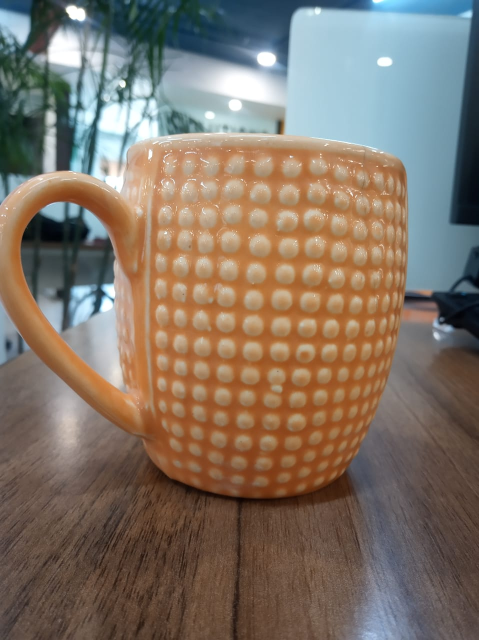
#> input picture 1.jpeg, 958 x 1280 px, found by its file name (shown at 1/2 size)
$ jupyter execute Color_map.ipynb
#> lines starting #> are read from the running program, lines starting #| are printed output that depends on the picture; after the words box and inside, x2 and y2 are one past the last pixel; in counts of white or black regions, pixels touching at a corner belong together
[cell 1]
import cv2
import numpy as np

def nothing(x):
    pass

# Load image
image = cv2.imread(r'C:\Users\MYTHRY\Desktop\1.jpeg')
#> image is the input picture: shape (1280, 958, 3); mean B, G, R 102.8, 115.5, 129
# Create a window
cv2.namedWindow('image')

# Create trackbars for color change
# Hue is from 0-179 for Opencv
cv2.createTrackbar('HMin', 'image', 0, 179, nothing)
#> slider 'HMin' is set to 35
cv2.createTrackbar('SMin', 'image', 0, 255, nothing)
#> slider 'SMin' is set to 51
cv2.createTrackbar('VMin', 'image', 0, 255, nothing)
#> slider 'VMin' is set to 51
cv2.createTrackbar('HMax', 'image', 0, 179, nothing)
#> slider 'HMax' is set to 179
cv2.createTrackbar('SMax', 'image', 0, 255, nothing)
#> slider 'SMax' is set to 255
cv2.createTrackbar('VMax', 'image', 0, 255, nothing)
#> slider 'VMax' is set to 255

# Set default value for Max HSV trackbars
cv2.setTrackbarPos('HMax', 'image', 179)
cv2.setTrackbarPos('SMax', 'image', 255)
cv2.setTrackbarPos('VMax', 'image', 255)

# Initialize HSV min/max values
hMin = sMin = vMin = hMax = sMax = vMax = 0
phMin = psMin = pvMin = phMax = psMax = pvMax = 0

while(1):
    # Get current positions of all trackbars
    hMin = cv2.getTrackbarPos('HMin', 'image')
    sMin = cv2.getTrackbarPos('SMin', 'image')
    vMin = cv2.getTrackbarPos('VMin', 'image')
    hMax = cv2.getTrackbarPos('HMax', 'image')
    sMax = cv2.getTrackbarPos('SMax', 'image')
    vMax = cv2.getTrackbarPos('VMax', 'image')

    # Set minimum and maximum HSV values to display
    lower = np.array([hMin, sMin, vMin])
    upper = np.array([hMax, sMax, vMax])

    # Convert to HSV format and color threshold
    hsv = cv2.cvtColor(image, cv2.COLOR_BGR2HSV)
#> hsv: shape (1280, 958, 3); mean H, S, V 44.8, 95.5, 141.8
    mask = cv2.inRange(hsv, lower, upper)
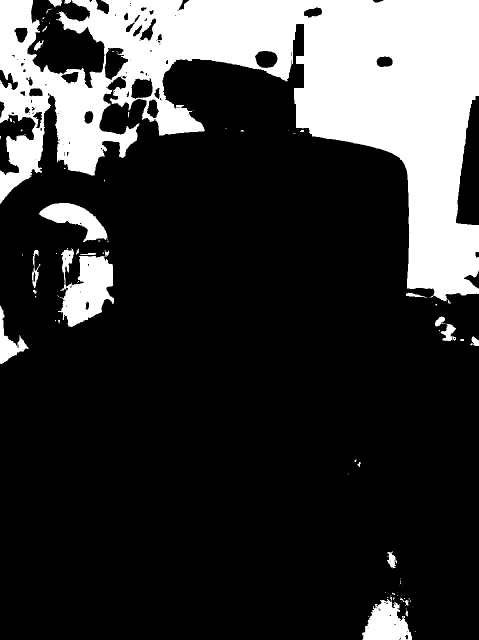
#> mask: shape (1280, 958) (shown at 1/2 size); 21.7% white; 112 white regions (83 under 20 px), largest, box (x1, y1, x2, y2) and area: (0, 0, 958, 603) 239605, (116, 496, 228, 654) 10219, (724, 1194, 824, 1280) 5303
    result = cv2.bitwise_and(image, image, mask=mask)
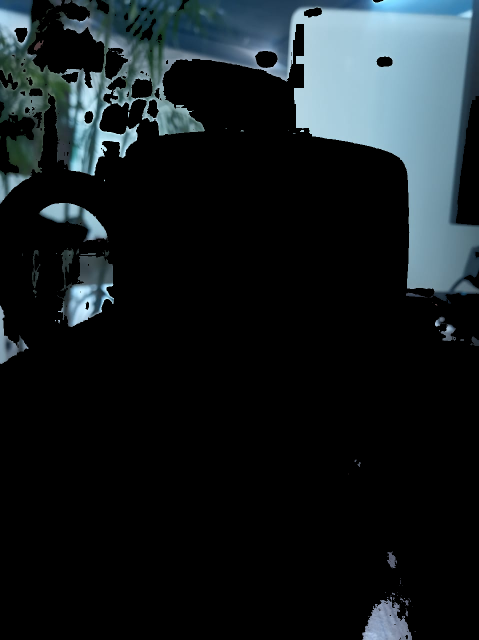
#> result: shape (1280, 958, 3) (shown at 1/2 size); mean B, G, R 32.9, 29.8, 22.6

    # Print if there is a change in HSV value
    if((phMin != hMin) | (psMin != sMin) | (pvMin != vMin) | (phMax != hMax) | (psMax != sMax) | (pvMax != vMax) ):
        print("(hMin = %d , sMin = %d, vMin = %d), (hMax = %d , sMax = %d, vMax = %d)" % (hMin , sMin , vMin, hMax, sMax , vMax))
        phMin = hMin
        psMin = sMin
        pvMin = vMin
        phMax = hMax
        psMax = sMax
        pvMax = vMax


    cv2.namedWindow("Resized_Window", cv2.WINDOW_NORMAL)
    cv2.resizeWindow("Resized_Window", 350, 400)
     # Display result image
    cv2.imshow('Resized_Window', result)

    if cv2.waitKey(10) & 0xFF == ord('q'):
#> (key q is pressed here)
        break

cv2.destroyAllWindows()
#(hMin = 7 , sMin = 44, vMin = 126), (hMax = 26 , sMax = 255, vMax = 255)
